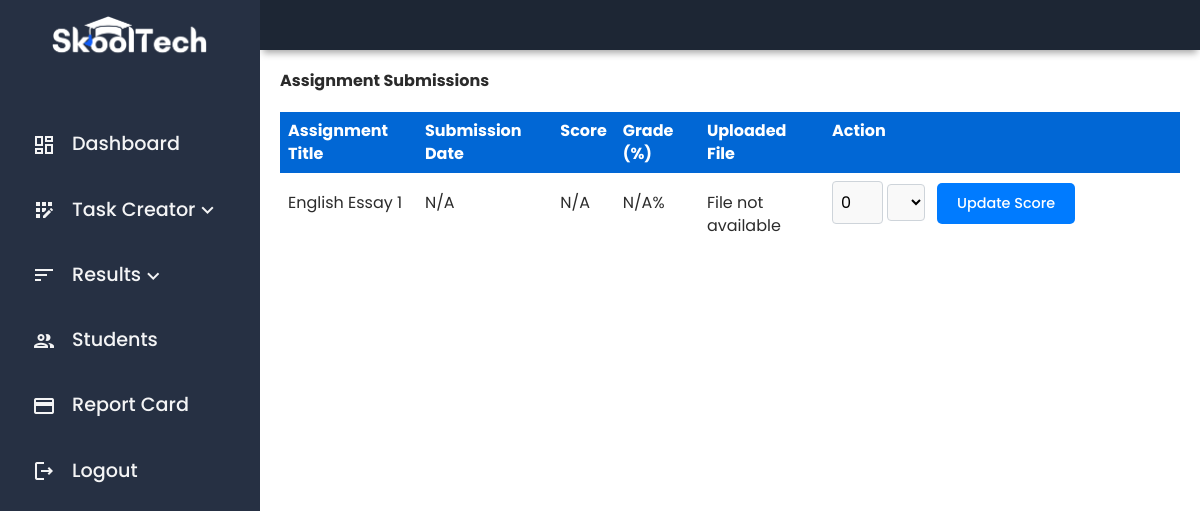
The page /admin_assignments.php (signed in) on the database its author committed.
### tables this page shows
CREATE TABLE assignments (
    id INT AUTO_INCREMENT PRIMARY KEY,
    title VARCHAR(255) NOT NULL,
    description TEXT NOT NULL,
    criteria TEXT NOT NULL,
    deadline DATETIME NOT NULL,
    due_date DATETIME NOT NULL,
    created_by INT,
    subject ENUM('English', 'Science', 'Math') NOT NULL,
    grade DECIMAL(5,2) DEFAULT 0,  
    FOREIGN KEY (created_by) REFERENCES professors(id) ON DELETE CASCADE
);

### admin_assignments.php (the view, shortened to what this page needs)
<?php
$servername = "localhost";
$username = "root";
$password = "";
$dbname = "skooltech";
$conn = new mysqli($servername, $username, $password, $dbname);
$sql = "SELECT a.id AS assignment_id, a.title, asub.id AS submission_id, asub.submission_date,
               asub.score AS raw_score, asub.grade, asub.submitted_file, a.grade AS total_grade
        FROM assignments a
        LEFT JOIN assignment_submissions asub ON a.id = asub.assignment_id
        GROUP BY a.id, asub.id";
$result = $conn->query($sql);
?>
<!DOCTYPE html>
<html lang="en">
<head>
    <link rel="stylesheet" href="./dist/scss/main.min.css">
</head>
<body>
    <div class="grid-container">
        <div class="header">
        </div>
        <div id="sidenav">
            <div class="sidenav__wrapper">
                <div class="sidenav__img">
                    <img src="./dist/img/skooltech-logo.png" alt="SkoolTech Logo">
                </div>
                <div class="sidenav-list">
                    <ul>
                        <li><a href="./admin_dashboard.php"><span class="material-icons-outlined">dashboard</span>Dashboard</a></li>
                        <li>
                            <a href="#" class="dropdown-toggle">
                                <span class="material-icons-outlined">app_registration</span> Task Creator
                                <div class="arrow-down">
                                    <span class="material-icons-outlined chevron-icon">keyboard_arrow_down</span>
                                </div>
                            </a>
                        </li>
                        <li>
                            <a href="#" class="dropdown-toggle">
                            <span class="material-icons-outlined">sort</span> Results
                                <div class="arrow-down">
                                    <span class="material-icons-outlined chevron-icon">keyboard_arrow_down</span>
                                </div>
                            </a>
                        </li>
                        <li><a href="#"><span class="material-icons-outlined">group</span>Students</a></li>
                        <li><a href="./admin_reportcard.php"><span class="material-icons-outlined">credit_card</span>Report Card</a></li>
                        <li><a href="logout.php"><span class="material-icons-outlined">logout</span>Logout</a></li>
                    </ul>
                </div>
            </div>
        </div>
        <main class="main-container">
            <h1>Assignment Submissions</h1>
            <table>
                <thead>
                    <tr>
                        <th>Assignment Title</th>
                        <th>Submission Date</th>
                        <th>Score</th>
                        <th>Grade (%)</th>
                        <th>Uploaded File</th>
                        <th>Action</th>
                    </tr>
                </thead>
                <tbody>
                    <?php
                    if ($result && $result->num_rows > 0) {
                        while ($row = $result->fetch_assoc()) {
                            echo "<tr>";
                            echo "<td>" . htmlspecialchars($row['title'] ?? 'N/A') . "</td>";
                            echo "<td>" . htmlspecialchars($row['submission_date'] ?? 'N/A') . "</td>";
                            echo "<td>" . htmlspecialchars($row['raw_score'] ?? 'N/A') . "</td>";
                            $grade = isset($row['grade']) ? number_format((float)$row['grade'], 2) : 'N/A';
                            echo "<td>" . htmlspecialchars($grade) . "%</td>";
                            echo "<td>";
                            if (!empty($row['submitted_file'])) {
                                $filePath = 'uploads/' . htmlspecialchars($row['submitted_file']);
                                echo "<a href='#' class='view-file' data-file='" . $filePath . "'>View Assignment</a>";
                            } else {
                                echo "File not available";
                            }
                            echo "</td>";
                            echo "<td>
                                <form action='admin_assignments.php' method='POST'>
                                    <input type='hidden' name='submission_id' value='" . htmlspecialchars($row['submission_id'] ?? '') . "'>
                                    <input type='number' name='score' value='" . htmlspecialchars($row['raw_score'] ?? '0') . "' min='0' required>
                                    <select name='highest_score' required>
                                        <option value='10'" . ($row['total_grade'] == 10 ? ' selected' : '') . ">10</option>
                                        <option value='20'" . ($row['total_grade'] == 20 ? ' selected' : '') . ">20</option>
                                        <option value='30'" . ($row['total_grade'] == 30 ? ' selected' : '') . ">30</option>
                                    </select>
                                    <button type='submit' class='ass-btn'>Update Score</button>
                                </form>
                            </td>";
                            echo "</tr>";
                        }
                    } else {
                        echo "<tr><td colspan='6'>No submissions found.</td></tr>";
                    }
                    ?>
                </tbody>
            </table>
        </main>
    </div>
</body>
</html>

### rows shown on the page
assignments: title "English Essay 1", submission_date "N/A", raw_score "N/A", grade "N/A", score "0"
